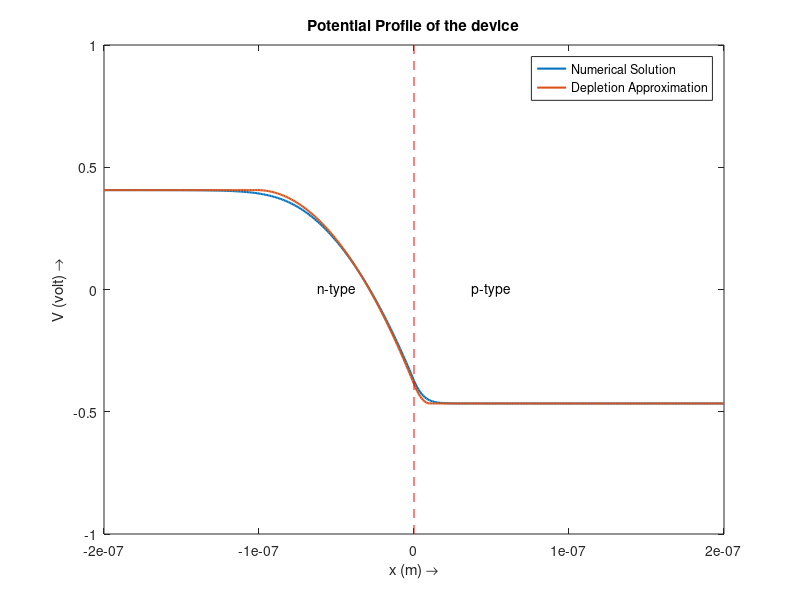

This chart was generated by the following MATLAB code:
%% THE TECHNIQUES INVOLVED
%  space_charge_density, rho(x) = e.(h(x) - n(x) + N_D(x) - N_A(x))
%  Poisson Equation, epsilon . (d^2V(x)/dx^2) = -rho(x)

%% IMPLEMENTING THE TECHNIQUES

% constants
epsilon0 = 8.854 * 10^-12;
epsilon_si = 11.68;
epsilon = epsilon0*epsilon_si;
nm = 1e-9;      % nano meter -> m


k = 1.38e-23;
T = 300;

doping_na = 1e18;   % p-type (cm^-3)
doping_nd = 1e17;   % n-type (cm^-3)
n_i = 1.5e10;       %(cm^-3)
n_i = n_i*1e6;      % (m^-3)

doping_na = doping_na*1e6;  % (m^-3)
doping_nd = doping_nd*1e6;  % (m^-3)

q = 1.6e-19;

% Defining the region
x = -200:1:200;       % -0.1um to 0.1um
x = x'*nm;              % in m
theta = (x(2) - x(1));

N_A = zeros(size(x));
N_D = zeros(size(x));

N_A(ceil(size(x,1)/2):end) = doping_na;      % p-type region
N_D(1:floor(size(x,1)/2)) = doping_nd;       % n-type region

% Initial Conditions

V = zeros(size(x));
V(ceil(size(x,1)/2):end) = -(k*T/q)*log(doping_na/n_i);
V(1:floor(size(x,1)/2)) = (k*T/q)*log(doping_nd/n_i);
% figure;
% plot(V);
% hold on;
Error = 10; % Arbitrary High value
i = 0;
while Error > 10*eps
    i = i+1;
    d2V_by_dx2=(V(3:end) - 2*V(2:end-1) + V(1:end-2))/theta^2;
    rho = q*(N_D(2:end-1) - N_A(2:end-1) - 2*n_i*sinh(V(2:end-1)/(k*T/q)));
    R = d2V_by_dx2+rho/epsilon;

    Mj = 2/theta^2 + (2*q*n_i/(epsilon*(k*T/q)))*cosh(V(2:end-1,1)/(k*T/q));

    m = size(x,1);
    CM=sparse(1:m-2,1:m-2,Mj,m-2,m-2)...
        +sparse(1:m-2-1,2:m-2,(-1/theta^2)*ones(m-2-1,1),m-2,m-2)+...
        sparse(2:m-2,1:m-2-1,(-1/theta^2)*ones(m-2-1,1),m-2,m-2); 

    DV = CM\R;
    V(2:end-1)=V(2:end-1)+DV;
    Error=norm(DV,2)/sqrt(m);
    % plot(V);
    %plot(rho);
end
figure;
plot(x,V,'LineWidth',1.5);
hold on;
% xlabel('x (m) \rightarrow');
% ylabel('V (volt) \rightarrow');
% title('Potential Profile of the device');
% xlim([x(1),x(end)]);
% line([0 0],[-1 1],'Color','red','LineStyle','--');
% text(-0.5e-7,0,'n-type','HorizontalAlignment','center');
% text(0.5e-7,0,'p-type','HorizontalAlignment','center');

% figure;
% plot(x,-V,'g','LineWidth',2);
% xlabel('x (m) \rightarrow');
% ylabel('Energy (eV) \rightarrow');
% title('Energy Band Diagram');
% xlim([x(1),x(end)]);
% line([0 0],[-1 1],'Color','red','LineStyle','--');
% text(-0.5e-7,0,'n-type','HorizontalAlignment','center');
% text(0.5e-7,0,'p-type','HorizontalAlignment','center');

%% Electron and Hole Densities
n_x = n_i*exp(q*V/(k*T))*1e-6;   % (cm^-3)
h_x = n_i*exp(-q*V/(k*T))*1e-6;   % (cm^-3)
 
% figure;
% plot(x,n_x,'g','LineWidth',1.5);
% hold on;
% plot(x,h_x,'r','LineWidth',1.5);
% xlabel('x (m) \rightarrow');
% ylabel('density   (cm^-^3) \rightarrow');
% title('Electron & Hole Densities');
% xlim([x(1),x(end)]);
% line([0 0],[0 n_x(1)],'Color','blue','LineStyle','--');
% text(-0.5e-7,n_x(1)/2,'n-type','HorizontalAlignment','center');
% text(0.5e-7,n_x(1)/2,'p-type','HorizontalAlignment','center');
% legend('n(x)','h(x)');

% figure;
% semilogy(x,n_x,'g','LineWidth',1.5);
% hold on;
% semilogy(x,h_x,'r','LineWidth',1.5);
% xlabel('x (m) \rightarrow');
% ylabel('ln(density(cm^-^3)) \rightarrow');
% title('Electron & Hole Densities');
% xlim([x(1),x(end)]);
% line([0 0],[0 n_x(1)],'Color','blue','LineStyle','--');
% text(-0.5e-7,exp(log(n_x(1))/2),'n-type','HorizontalAlignment','center');
% text(0.5e-7,exp(log(n_x(1))/2),'p-type','HorizontalAlignment','center');
% legend('n(x)','h(x)');
% hold off;

%% Ideal case calculations
V0 = V(1) - V(end);
xn = sqrt((2*epsilon*V0/q)*doping_na/(doping_nd*(doping_na+doping_nd)));
xp = sqrt((2*epsilon*V0/q)*doping_nd/(doping_na*(doping_na+doping_nd)));
xp_index = knnsearch(x,xp);
xn_index = knnsearch(x,xn);

V_ideal = zeros(size(x));

V_ideal(ceil(size(x,1)/2):xn_index) = (q*doping_nd/epsilon)*(xn-x(ceil(size(x,1)/2):xn_index)/2).*x(ceil(size(x,1)/2):xn_index);
V_ideal(size(x,1)-xp_index:ceil(size(x,1)/2)) = (q*doping_na/(2*epsilon))*(x(size(x,1)-xp_index:ceil(size(x,1)/2))+xp).^2;

V_ideal(xn_index+1:end) = V_ideal(xn_index);
V_ideal(1:ceil(size(x,1)/2)) = V_ideal(1:ceil(size(x,1)/2)) - V_ideal(ceil(size(x,1)/2));
V_ideal = flip(V_ideal,1);

delta = V_ideal(1) - V(1);
V_ideal(:,1) = V_ideal(:,1) - delta;

plot(x,V_ideal,'LineWidth',1.5);
xlabel('x (m) \rightarrow');
ylabel('V (volt) \rightarrow');
title('Potential Profile of the device');
xlim([x(1),x(end)]);
line([0 0],[-1 1],'Color','red','LineStyle','--');
text(-0.5e-7,0,'n-type','HorizontalAlignment','center');
text(0.5e-7,0,'p-type','HorizontalAlignment','center');
legend('Numerical Solution','Depletion Approximation');
